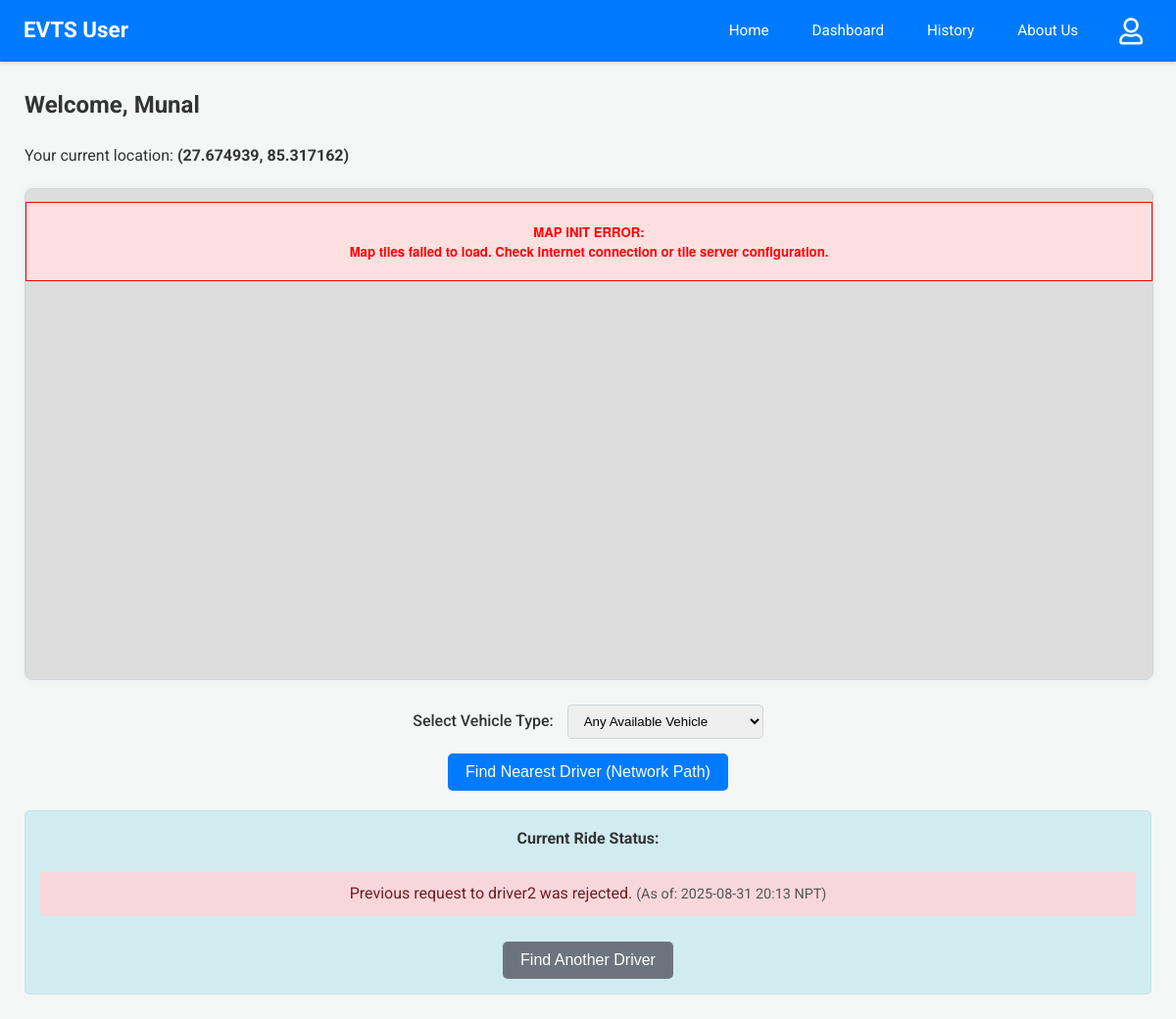
The app's page /user-dashboard (signed in), older data.
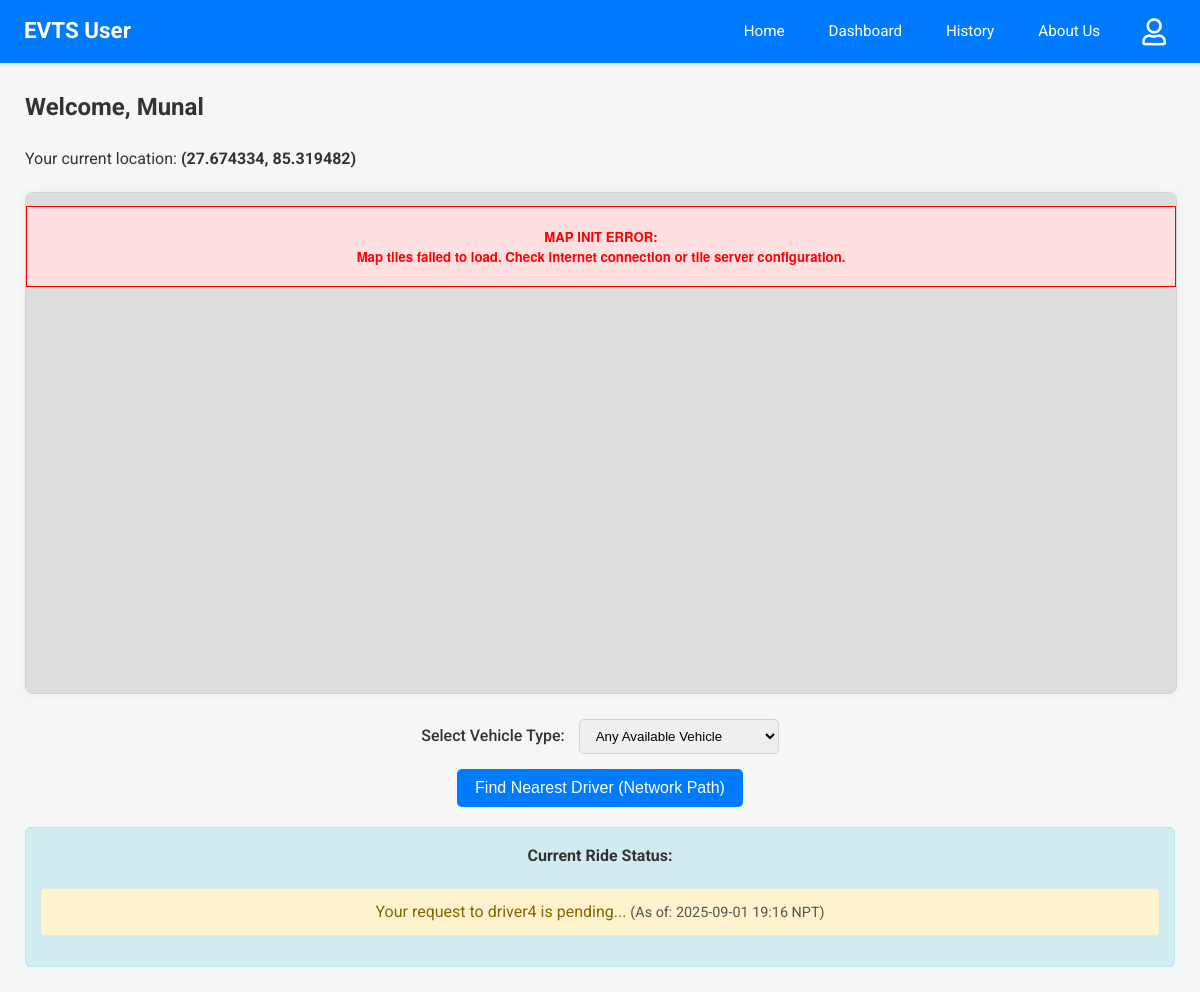
The same page, newer data.
### app.py (models this page shows)
class User(db.Model):
    email = db.Column(db.String(120), primary_key=True)
    name = db.Column(db.String(100))
    phone = db.Column(db.String(15))
    password = db.Column(db.String(256)) # Increased length for hash
    latitude = db.Column(db.Float, nullable=True)
    longitude = db.Column(db.Float, nullable=True)

### app.py (the view)
@app.route('/user-dashboard')
@login_required_user
def user_dashboard():
    user = User.query.get(session['user'])
    if not user:
        session.pop('user', None)
        flash('User session not found, please log in again.', 'error')
        return redirect(url_for('login'))
    drivers_with_nodes = Driver.query.filter(
    Driver.node.isnot(None),
    Driver.is_approved == True ).all()
    driver_list_for_js = [
    {'email': d.email, 'name': d.name, 'vehicle': d.vehicle, 'node': d.node}
    for d in drivers_with_nodes if d.node in coordinates]
    current_ride_status_info = None #Ride status
    accepted_ride_db = RideRequest.query.filter_by(user_email=user.email, status='accepted').order_by(RideRequest.timestamp.desc()).first()
    if accepted_ride_db:
        driver_obj = Driver.query.get(accepted_ride_db.driver_email)
        if driver_obj and driver_obj.node and driver_obj.node in coordinates and \
           accepted_ride_db.user_latitude_at_request is not None and \
           accepted_ride_db.user_longitude_at_request is not None:
            current_ride_status_info = {
                'ride_id': accepted_ride_db.id,
                'type': 'accepted',
                'driver_name': driver_obj.name,
                'driver_node': driver_obj.node,
                'user_latitude_for_route': accepted_ride_db.user_latitude_at_request,
                'user_longitude_for_route': accepted_ride_db.user_longitude_at_request,
                'timestamp': format_datetime_npt(accepted_ride_db.timestamp),
                'message': f"Your ride with {driver_obj.name} is confirmed! Driver is on the way."
            }
        else:
            print(f"Warning (User Dashboard): Accepted ride ID {accepted_ride_db.id} has invalid location data. Driver Node: {driver_obj.node if driver_obj else 'N/A'}, User Lat: {accepted_ride_db.user_latitude_at_request}, User Lng: {accepted_ride_db.user_longitude_at_request}")
            current_ride_status_info = {'type': 'error', 'message': 'Error displaying accepted ride details (location data issue).', 'timestamp': format_datetime_npt(datetime.now(timezone.utc))}
    else:
        pending_ride_db = RideRequest.query.filter_by(user_email=user.email, status='Pending').order_by(RideRequest.timestamp.desc()).first()
        if pending_ride_db:
            driver_obj = Driver.query.get(pending_ride_db.driver_email)
            driver_name_pending = driver_obj.name if driver_obj else pending_ride_db.driver_email
            current_ride_status_info = {
                'type': 'pending',
                'driver_name': driver_name_pending,
                'timestamp': format_datetime_npt(pending_ride_db.timestamp),
                'message': f"Your request to {driver_name_pending} is pending..."
            }
        else:
            last_inactive_ride_db = RideRequest.query.filter(
                RideRequest.user_email == user.email,
                RideRequest.status.in_(['rejected','superseded'])
            ).order_by(RideRequest.timestamp.desc()).first()
            if last_inactive_ride_db:
                driver_obj = Driver.query.get(last_inactive_ride_db.driver_email)
                driver_name_inactive = driver_obj.name if driver_obj else last_inactive_ride_db.driver_email
                msg = f"Previous request to {driver_name_inactive} was {last_inactive_ride_db.status}."
                if last_inactive_ride_db.status == 'superseded':
                    msg = "Your previous active request was superseded by a new one."
                current_ride_status_info = {
                    'type': last_inactive_ride_db.status,
                    'driver_name': driver_name_inactive,
                    'timestamp': format_datetime_npt(last_inactive_ride_db.timestamp),
                    'message': msg
                }
    vehicle_types_query = db.session.query(Driver.vehicle).filter(Driver.vehicle.isnot(None), Driver.vehicle != '').distinct().all()
    vehicle_types = sorted([vt[0] for vt in vehicle_types_query if vt[0]])
    print(f"[User Dashboard] Unique Vehicle Types Found: {vehicle_types}")
    response = make_response(render_template('user_dashboard.html',
                                                user=user,
                                                drivers_for_js=driver_list_for_js,
                                                coords=coordinates, # For driver node locations
                                                current_ride_status=current_ride_status_info,
                                                graph_for_js=graph, # For Dijkstra path visualization
                                                vehicle_types=vehicle_types,
                                                services=emergency_services )) # Pass to template
    return add_no_cache_to_response(response)

### app.py (called while the page is built)
def format_datetime_npt(dt_utc):
    if dt_utc is None: return "N/A"
    if dt_utc.tzinfo is None or dt_utc.tzinfo.utcoffset(dt_utc) is None:
        dt_utc = dt_utc.replace(tzinfo=timezone.utc)
    else:
        dt_utc = dt_utc.astimezone(timezone.utc)
    dt_npt = dt_utc.astimezone(NPT)
    return dt_npt.strftime('%Y-%m-%d %H:%M NPT')

def login_required_user(f):
    @wraps(f)
    def decorated_function(*args, **kwargs):
        if 'user' not in session:
            return redirect(url_for('login', next=request.url))
        return f(*args, **kwargs)
    return decorated_function

def add_no_cache_to_response(response):
    response.headers["Cache-Control"] = "no-cache, no-store, must-revalidate, public, max-age=0"
    response.headers["Pragma"] = "no-cache"
    response.headers["Expires"] = "0"
    return response

### templates/user_dashboard.html (shortened to what this page needs)
{% extends 'user_base.html' %}
 {% block head_extra %}
<link rel="stylesheet" href="https://unpkg.com/leaflet@1.9.4/dist/leaflet.css" />
<link rel="stylesheet" href="https://unpkg.com/leaflet-routing-machine@latest/dist/leaflet-routing-machine.css" />
{% endblock %} {% block content %}
<h2>Welcome, {{ user.name }}</h2>
<p>
    Your current location:
    <strong>
        <span id="currentUserPreciseLocation">
            {% if user.latitude and user.longitude %} ({{ user.latitude|round(6) }}, {{ user.longitude|round(6) }}) {% else %} Please click map to set {% endif %}
        </span>
    </strong>
</p>
<div class="map-wrapper-fullwidth">
    <div class="map-container-inner">
        <div id="map"><p style="text-align: center; padding-top: 50px; color: #555;" id="mapLoadingText">Loading map...</p></div>
    </div>
</div>
<div style="text-align: center; margin-bottom: 15px; margin-top: 20px;">
    <label for="vehicleTypeSelect" style="margin-right: 10px; font-weight: 500;">Select Vehicle Type:</label>
    <select id="vehicleTypeSelect" class="role-select" style="padding: 8px 12px; border-radius: 5px; min-width: 200px; border: 1px solid #ced4da;">
        <option value="">Any Available Vehicle</option>
    </select>
</div>
<div style="text-align: center; margin-bottom: 20px;">
    <button id="findNearestBtn" onclick="findNearestAndShowPreview(true)" {% if user.latitude is none or user.longitude is none %} disabled title="Click map to set your location first." {% endif %}>
        Find Nearest Driver (Network Path)
    </button>
</div>
<div id="notifications" class="status-notifications">
    <h4>Current Ride Status:</h4>
    {% if current_ride_status %}
    <p class="status-{{ current_ride_status.type }}">
        {{ current_ride_status.message }} {% if current_ride_status.timestamp %}
        <span style="font-size: 0.9em; color: #555;">(As of: {{ current_ride_status.timestamp }})</span>
        {% endif %}
    </p>
    {% if current_ride_status.type == 'rejected' or current_ride_status.type == 'superseded' %}
    <button onclick="findNearestAndShowPreview(false)" class="btn-secondary" style="margin-top: 10px;" {% if user.latitude is none or user.longitude is none %}disabled title="Set your location on map first" {% endif %}>
        Find Another Driver
    </button>
    {% endif %} {% else %}
    <p>No active ride requests. Click "Find Nearest Driver" to start.</p>
    {% endif %}
</div>
{% endblock %}

### templates/user_base.html (shortened to what this page needs)
<!DOCTYPE html>
<html>
<head>
    <link rel="stylesheet" href="{{ url_for('static', filename='css/dashboard_styles.css') }}">
    <link rel="stylesheet" href="https://cdnjs.cloudflare.com/ajax/libs/font-awesome/5.15.4/css/all.min.css" />
    {% block head_extra %}{% endblock %}
</head>
<body>
    <nav class="navbar user-navbar">
        <a href="{{ url_for('user_home') }}" class="nav-brand">EVTS User</a>
        <div class="nav-links">
            <a href="{{ url_for('user_home') }}">Home</a>
            <a href="{{ url_for('user_dashboard') }}">Dashboard</a>
            <a href="{{ url_for('user_history') }}">History</a>
            <a href="{{ url_for('user_about') }}">About Us</a>
        </div>
        <div class="navbar-profile">
            <span class="profile-image-clickable" onclick="toggleProfileDropdown('userProfileDropdown')">
                <i class="far fa-user"></i>
            </span>
        </div>
    </nav>
    <div class="dashboard-content">
        {% block content %}{% endblock %}
    </div>
</body>
</html>

### static/css/dashboard_styles.css (style rules this page uses)
body { font-family: 'Roboto', 'Segoe UI', Tahoma, Geneva, Verdana, sans-serif; margin: 0; background-color: #f4f7f6; color: #333; line-height: 1.6; }
nav.navbar { padding: 0.7rem 1.5rem; color: white; box-shadow: 0 2px 4px rgba(0, 0, 0, 0.1); display: flex; align-items: center; position: relative; z-index: 1001; }
nav.navbar .nav-brand { font-size: 1.4em; font-weight: bold; color: white; text-decoration: none; }
nav.navbar .nav-links { display: flex; align-items: center; margin-left: auto; }
nav.navbar .nav-links a { color: white; margin-left: 20px; text-decoration: none; padding: 8px 12px; border-radius: 4px; transition: background-color 0.2s ease-in-out; font-size: 0.95em; }
nav.user-navbar { background-color: #007bff; }
.dashboard-content { padding: 25px; max-width: 1200px; margin: 0 auto; }
.dashboard-content h2, .dashboard-content h3, .dashboard-content h4 { color: #333; margin-top: 0; }
.dashboard-content p { margin-bottom: 1rem; }
.map-wrapper-fullwidth { width: 100%; margin-top: 20px; margin-bottom: 25px; background-color: #e9ecef; border: 1px solid #ced4da; border-radius: 8px; box-shadow: 0 0 10px rgba(0,0,0,0.05); }
.map-container-inner { width: 100%; height: 500px; border-radius: 7px; overflow: hidden; }
#map { width: 100%; height: 100%; }
button, .button-style { background-color: #007bff; color: white; padding: 10px 18px; border: none; border-radius: 5px; cursor: pointer; font-size: 1em; transition: background-color 0.2s ease, box-shadow 0.2s ease; text-decoration: none; display: inline-block; text-align: center; }
.status-notifications { margin-top: 20px; padding: 15px; border: 1px solid #bee5eb; background-color: #d1ecf1; color: #0c5460; border-radius: 5px; text-align: center; }
.status-notifications p.status-pending { color: #856404; background-color: #fff3cd; border-color: #ffeeba; padding: 10px; border-radius: 4px; }
.navbar-profile { position: relative; display: flex; align-items: center; margin-left: 20px; }
.profile-image-clickable { cursor: pointer; padding: 6px 10px; border-radius: 50%; transition: background-color 0.2s ease; display: inline-flex; align-items: center; justify-content: center; }
nav.navbar .navbar-profile .profile-image-clickable i.fas, nav.navbar .navbar-profile .profile-image-clickable i.far { font-size: 1.7em !important; line-height: 1 !important; color: #FFFFFF !important; background: none !important; -webkit-font-smoothing: antialiased; -moz-osx-font-smoothing: grayscale; text-shadow: none !important; }
nav.navbar .navbar-profile .profile-image-clickable i.fas::before, nav.navbar .navbar-profile .profile-image-clickable i.far::before { color: #FFFFFF !important; background: none !important; }

Row changes from the older to the newer data that the page shows:
changed User "Munal": latitude "27.674939" → "27.674334"; longitude "85.317162" → "85.319482"
Text that changed along with them:
{{ current_ride_status.message }}: "Previous request to driver2 was rejected." → "Your request to driver4 is pending..."
{{ current_ride_status.timestamp }}: "2025-08-31 20:13 NPT" → "2025-09-01 19:16 NPT"
text no longer shown: "Find Another Driver"
